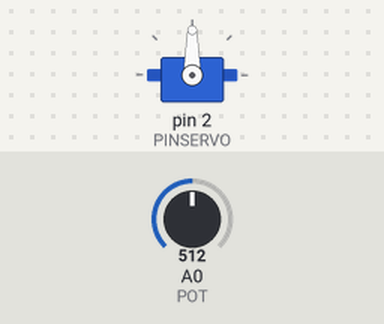
Bench run of a sketch on a simulated Arduino Uno, built with avr-gcc and run on an emulated ATmega328P. On the bench: servo. Inputs (shaded band) come from the test bench; at power-on: A0 (POT) = 512.

Above: at 1.2 s.
1.3 s: A0 (POT) set to 716
At 2.0 s:
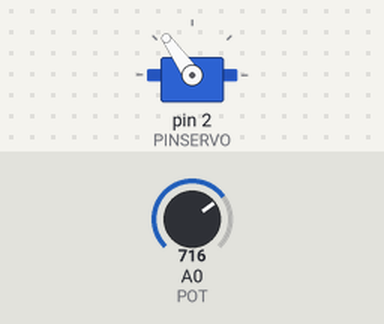
2.8 s: A0 (POT) set to 900
At 4.0 s:
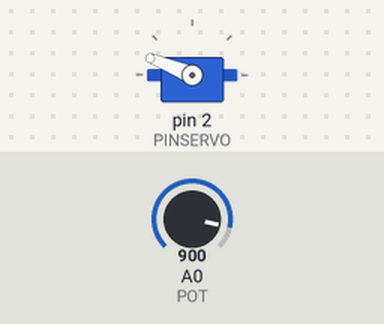
4.3 s: A0 (POT) set to 1023
At 5.3 s:
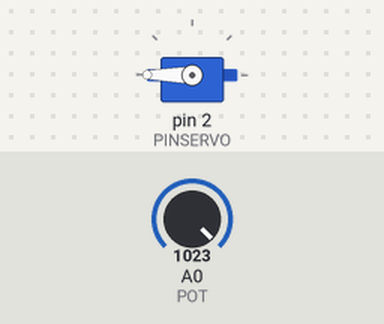
5.8 s: A0 (POT) set to 306
At 6.3 s:
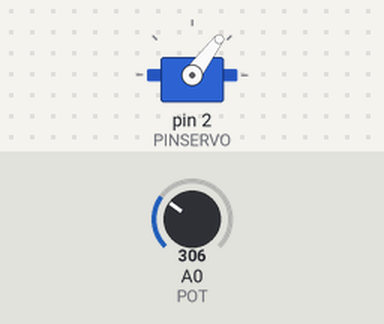
7.3 s: A0 (POT) set to 122
At 8.5 s:
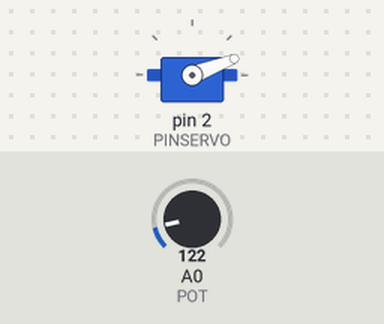
Timing chart, 0 to 9.8 s (numbered marks = the images above; inputs shaded):
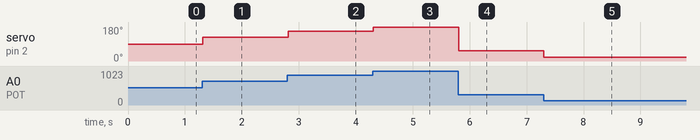

Measured:
- after the input at 1.3 s, servo on pin 2 (PINSERVO): 90° → 125° at once
- after the input at 2.8 s, servo on pin 2 (PINSERVO): 125° → 158° at once
- after the input at 4.3 s, servo on pin 2 (PINSERVO): 158° → 180° at once
- after the input at 5.8 s, servo on pin 2 (PINSERVO): 180° → 53° at once
- after the input at 7.3 s, servo on pin 2 (PINSERVO): 53° → 21° at once

The sketch:

Micro_Servo.ino
```cpp
#include <Servo.h>

Servo servo1;
int PINSERVO = 2;
int PULSOMIN = 500; // equivale a 0 grados
int PULSOMAX = 2300; // equivale a 180 grados
int VALORPOT;
int ANGULO;
int POT = 0;

void setup (){
  servo1.attach(PINSERVO, PULSOMIN,PULSOMAX);

}
void loop (){
  VALORPOT = analogRead(POT);
  ANGULO = map(VALORPOT, 0, 1023, 0, 180);
  servo1.write(ANGULO);
  delay(20);
}
```
